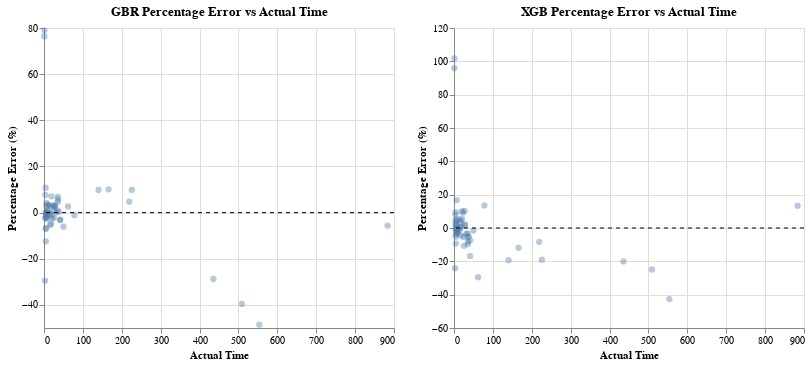

Notebook code for this chart:
### Code cell
base_plot = alt.Chart(df_xgb).mark_circle(size=40, opacity=0.4).encode(
    x=alt.X("actual:Q", title="Actual Time"),
    y=alt.Y("percent_error:Q", title="Percentage Error (%)"),
    tooltip=["actual", "predicted", "percent_error", "circuit_name"]
).properties(
    width=350,
    height=300,
    title="XGB Percentage Error vs Actual Time"
)

zero_line = alt.Chart(pd.DataFrame({"y": [0]})).mark_rule(
    strokeDash=[4,4]
).encode(
    y="y:Q"
)

chart2 = base_plot + zero_line

chart | chart2

### Figure 1 — Vega-Lite specification as saved in the notebook (floating-point values rounded to 4 significant figures)
{"config": {"view": {"continuousWidth": 300, "continuousHeight": 300}}, "hconcat": [{"layer": [{"data": {"name": "data-e961f585888c88acd4b467866df6821d"}, "mark": {"type": "circle", "opacity": 0.4, "size": 40}, "encoding": {"tooltip": [{"field": "actual", "type": "quantitative"}, {"field": "predicted", "type": "quantitative"}, {"field": "percent_error", "type": "quantitative"}, {"field": "circuit_name", "type": "nominal"}], "x": {"field": "actual", "title": "Actual Time", "type": "quantitative"}, "y": {"field": "percent_error", "title": "Percentage Error (%)", "type": "quantitative"}}, "title": "GBR Percentage Error vs Actual Time"}, {"data": {"name": "data-a0a55d106695e8d630baff0f16eee66d"}, "mark": {"type": "rule", "strokeDash": [4, 4]}, "encoding": {"y": {"field": "y", "type": "quantitative"}}}], "height": 300, "width": 350}, {"layer": [{"data": {"name": "data-e3b567553894eeee0aa7a6e92a11936d"}, "mark": {"type": "circle", "opacity": 0.4, "size": 40}, "encoding": {"tooltip": [{"field": "actual", "type": "quantitative"}, {"field": "predicted", "type": "quantitative"}, {"field": "percent_error", "type": "quantitative"}, {"field": "circuit_name", "type": "nominal"}], "x": {"field": "actual", "title": "Actual Time", "type": "quantitative"}, "y": {"field": "percent_error", "title": "Percentage Error (%)", "type": "quantitative"}}, "title": "XGB Percentage Error vs Actual Time"}, {"data": {"name": "data-a0a55d106695e8d630baff0f16eee66d"}, "mark": {"type": "rule", "strokeDash": [4, 4]}, "encoding": {"y": {"field": "y", "type": "quantitative"}}}], "height": 300, "width": 350}], "$schema": "https://vega.github.io/schema/vega-lite/v5.20.1.json", "datasets": {"data-e961f585888c88acd4b467866df6821d": [{"actual": 0.9918, "predicted": 1.75, "circuit": 15, "circuit_name": "grover-v-chain_indep_qiskit_7.qasm", "percent_error": 76.43}, {"actual": 509.0, "predicted": 307.4, "circuit": 3, "circuit_name": "dj_indep_qiskit_130.qasm", "percent_error": -39.6}, {"actual": 78.03, "predicted": 77.17, "circuit": 26, "circuit_name": "qftentangled_indep_qiskit_30.qasm", "percent_error": -1.105}, {"actual": 6.28, "predicted": 6.538, "circuit": 16, "circuit_name": "portfolioqaoa_indep_qiskit_10.qasm", "percent_error": 4.117}, {"actual": 1.139, "predicted": 2.038, "circuit": 13, "circuit_name": "grover-noancilla_indep_qiskit_7.qasm", "percent_error": 78.99}, {"actual": 226.0, "predicted": 248.2, "circuit": 31, "circuit_name": "twolocalrandom_indep_qiskit_30.qasm", "percent_error": 9.854}, {"actual": 4.072, "predicted": 4.51, "circuit": 34, "circuit_name": "wstate_indep_qiskit_15.qasm", "percent_error": 10.76}, {"actual": 27.04, "predicted": 27.69, "circuit": 27, "circuit_name": "qnn_indep_qiskit_20.qasm", "percent_error": 2.405}, {"actual": 8.433, "predicted": 8.209, "circuit": 35, "circuit_name": "wstate_indep_qiskit_30.qasm", "percent_error": -2.653}, {"actual": 219.2, "predicted": 229.6, "circuit": 12, "circuit_name": "grover-noancilla_indep_qiskit_11.qasm", "percent_error": 4.728}, {"actual": 31.99, "predicted": 32.03, "circuit": 6, "circuit_name": "ghz_indep_qiskit_100.qasm", "percent_error": 0.1053}, {"actual": 553.9, "predicted": 284.8, "circuit": 28, "circuit_name": "qpeexact_indep_qiskit_100.qasm", "percent_error": -48.57}, {"actual": 435.8, "predicted": 310.5, "circuit": 3, "circuit_name": "dj_indep_qiskit_130.qasm", "percent_error": -28.76}, {"actual": 166.1, "predicted": 182.8, "circuit": 14, "circuit_name": "grover-v-chain_indep_qiskit_17.qasm", "percent_error": 10.08}, {"actual": 883.5, "predicted": 833.8, "circuit": 22, "circuit_name": "qft_indep_qiskit_130.qasm", "percent_error": -5.63}, {"actual": 35.56, "predicted": 38.02, "circuit": 33, "circuit_name": "wstate_indep_qiskit_130.qasm", "percent_error": 6.919}, {"actual": 16.06, "predicted": 15.2, "circuit": 14, "circuit_name": "grover-v-chain_indep_qiskit_17.qasm", "percent_error": -5.402}, {"actual": 49.92, "predicted": 46.87, "circuit": 27, "circuit_name": "qnn_indep_qiskit_20.qasm", "percent_error": -6.114}, {"actual": 24.4, "predicted": 24.58, "circuit": 11, "circuit_name": "groundstate_large_indep_qiskit_14.qasm", "percent_error": 0.7311}, {"actual": 34.75, "predicted": 35.09, "circuit": 6, "circuit_name": "ghz_indep_qiskit_100.qasm", "percent_error": 0.9909}, {"actual": 3.556, "predicted": 3.83, "circuit": 13, "circuit_name": "grover-noancilla_indep_qiskit_7.qasm", "percent_error": 7.71}, {"actual": 41.9, "predicted": 40.62, "circuit": 7, "circuit_name": "ghz_indep_qiskit_130.qasm", "percent_error": -3.052}, {"actual": 20.73, "predicted": 20.19, "circuit": 24, "circuit_name": "qft_indep_qiskit_30.qasm", "percent_error": -2.588}, {"actual": 5.741, "predicted": 5.647, "circuit": 18, "circuit_name": "portfoliovqe_indep_qiskit_10.qasm", "percent_error": -1.639}, {"actual": 140.2, "predicted": 154.0, "circuit": 5, "circuit_name": "dj_indep_qiskit_30.qasm", "percent_error": 9.821}, {"actual": 37.96, "predicted": 38.05, "circuit": 19, "circuit_name": "portfoliovqe_indep_qiskit_18.qasm", "percent_error": 0.2457}, {"actual": 3.898, "predicted": 3.802, "circuit": 23, "circuit_name": "qft_indep_qiskit_15.qasm", "percent_error": -2.466}, {"actual": 6.514, "predicted": 6.555, "circuit": 13, "circuit_name": "grover-noancilla_indep_qiskit_7.qasm", "percent_error": 0.6339}, {"actual": 28.21, "predicted": 29.1, "circuit": 11, "circuit_name": "groundstate_large_indep_qiskit_14.qasm", "percent_error": 3.154}, {"actual": 25.75, "predicted": 25.19, "circuit": 20, "circuit_name": "pricingcall_indep_qiskit_17.qasm", "percent_error": -2.186}, {"actual": 19.03, "predicted": 20.37, "circuit": 25, "circuit_name": "qftentangled_indep_qiskit_15.qasm", "percent_error": 7.054}, {"actual": 9.905, "predicted": 10.03, "circuit": 11, "circuit_name": "groundstate_large_indep_qiskit_14.qasm", "percent_error": 1.261}, {"actual": 61.88, "predicted": 63.55, "circuit": 17, "circuit_name": "portfolioqaoa_indep_qiskit_17.qasm", "percent_error": 2.697}, {"actual": 4.269, "predicted": 4.266, "circuit": 14, "circuit_name": "grover-v-chain_indep_qiskit_17.qasm", "percent_error": -0.07068}, {"actual": 23.18, "predicted": 23.93, "circuit": 5, "circuit_name": "dj_indep_qiskit_30.qasm", "percent_error": 3.254}, {"actual": 9.581, "predicted": 9.92, "circuit": 9, "circuit_name": "ghz_indep_qiskit_30.qasm", "percent_error": 3.537}, {"actual": 6.355, "predicted": 6.259, "circuit": 2, "circuit_name": "cutbell_n30_k6.qasm", "percent_error": -1.516}, {"actual": 27.38, "predicted": 28.13, "circuit": 4, "circuit_name": "dj_indep_qiskit_15.qasm", "percent_error": 2.738}, {"actual": 35.92, "predicted": 37.6, "circuit": 7, "circuit_name": "ghz_indep_qiskit_130.qasm", "percent_error": 4.688}, {"actual": 3.981, "predicted": 3.894, "circuit": 34, "circuit_name": "wstate_indep_qiskit_15.qasm", "percent_error": -2.181}, {"actual": 4.808, "predicted": 4.468, "circuit": 18, "circuit_name": "portfoliovqe_indep_qiskit_10.qasm", "percent_error": -7.076}, {"actual": 17.87, "predicted": 17.01, "circuit": 25, "circuit_name": "qftentangled_indep_qiskit_15.qasm", "percent_error": -4.829}, {"actual": 5.411, "predicted": 5.371, "circuit": 32, "circuit_name": "vqe_indep_qiskit_16.qasm", "percent_error": -0.7301}, {"actual": 12.06, "predicted": 12.44, "circuit": 16, "circuit_name": "portfolioqaoa_indep_qiskit_10.qasm", "percent_error": 3.142}, {"actual": 4.755, "predicted": 4.437, "circuit": 23, "circuit_name": "qft_indep_qiskit_15.qasm", "percent_error": -6.676}, {"actual": 2.667, "predicted": 1.881, "circuit": 15, "circuit_name": "grover-v-chain_indep_qiskit_7.qasm", "percent_error": -29.48}, {"actual": 20.17, "predicted": 19.98, "circuit": 30, "circuit_name": "shor_15_4_indep_qiskit_18.qasm", "percent_error": -0.9356}, {"actual": 41.1, "predicted": 39.8, "circuit": 17, "circuit_name": "portfolioqaoa_indep_qiskit_17.qasm", "percent_error": -3.155}, {"actual": 17.19, "predicted": 17.68, "circuit": 23, "circuit_name": "qft_indep_qiskit_15.qasm", "percent_error": 2.834}, {"actual": 4.905, "predicted": 4.294, "circuit": 16, "circuit_name": "portfolioqaoa_indep_qiskit_10.qasm", "percent_error": -12.45}, {"actual": 6.155, "predicted": 6.326, "circuit": 10, "circuit_name": "graphstate_indep_qiskit_15.qasm", "percent_error": 2.783}, {"actual": 15.39, "predicted": 15.26, "circuit": 23, "circuit_name": "qft_indep_qiskit_15.qasm", "percent_error": -0.821}, {"actual": 35.56, "predicted": 37.59, "circuit": 7, "circuit_name": "ghz_indep_qiskit_130.qasm", "percent_error": 5.726}, {"actual": 9.649, "predicted": 9.661, "circuit": 35, "circuit_name": "wstate_indep_qiskit_30.qasm", "percent_error": 0.1236}, {"actual": 14.13, "predicted": 14.11, "circuit": 18, "circuit_name": "portfoliovqe_indep_qiskit_10.qasm", "percent_error": -0.1854}], "data-a0a55d106695e8d630baff0f16eee66d": [{"y": 0}], "data-e3b567553894eeee0aa7a6e92a11936d": [{"actual": 0.9918, "predicted": 1.943, "circuit": 15, "circuit_name": "grover-v-chain_indep_qiskit_7.qasm", "percent_error": 95.86}, {"actual": 509.0, "predicted": 382.2, "circuit": 3, "circuit_name": "dj_indep_qiskit_130.qasm", "percent_error": -24.91}, {"actual": 78.03, "predicted": 88.59, "circuit": 26, "circuit_name": "qftentangled_indep_qiskit_30.qasm", "percent_error": 13.53}, {"actual": 6.28, "predicted": 6.531, "circuit": 16, "circuit_name": "portfolioqaoa_indep_qiskit_10.qasm", "percent_error": 4.011}, {"actual": 1.139, "predicted": 2.297, "circuit": 13, "circuit_name": "grover-noancilla_indep_qiskit_7.qasm", "percent_error": 101.7}, {"actual": 226.0, "predicted": 183.0, "circuit": 31, "circuit_name": "twolocalrandom_indep_qiskit_30.qasm", "percent_error": -19.01}, {"actual": 4.072, "predicted": 4.398, "circuit": 34, "circuit_name": "wstate_indep_qiskit_15.qasm", "percent_error": 8.001}, {"actual": 27.04, "predicted": 29.81, "circuit": 27, "circuit_name": "qnn_indep_qiskit_20.qasm", "percent_error": 10.25}, {"actual": 8.433, "predicted": 8.208, "circuit": 35, "circuit_name": "wstate_indep_qiskit_30.qasm", "percent_error": -2.667}, {"actual": 219.2, "predicted": 201.1, "circuit": 12, "circuit_name": "grover-noancilla_indep_qiskit_11.qasm", "percent_error": -8.274}, {"actual": 31.99, "predicted": 30.84, "circuit": 6, "circuit_name": "ghz_indep_qiskit_100.qasm", "percent_error": -3.605}, {"actual": 553.9, "predicted": 317.6, "circuit": 28, "circuit_name": "qpeexact_indep_qiskit_100.qasm", "percent_error": -42.66}, {"actual": 435.8, "predicted": 348.4, "circuit": 3, "circuit_name": "dj_indep_qiskit_130.qasm", "percent_error": -20.06}, {"actual": 166.1, "predicted": 146.3, "circuit": 14, "circuit_name": "grover-v-chain_indep_qiskit_17.qasm", "percent_error": -11.88}, {"actual": 883.5, "predicted": 1001.0, "circuit": 22, "circuit_name": "qft_indep_qiskit_130.qasm", "percent_error": 13.35}, {"actual": 35.56, "predicted": 33.6, "circuit": 33, "circuit_name": "wstate_indep_qiskit_130.qasm", "percent_error": -5.533}, {"actual": 16.06, "predicted": 16.63, "circuit": 14, "circuit_name": "grover-v-chain_indep_qiskit_17.qasm", "percent_error": 3.504}, {"actual": 49.92, "predicted": 49.16, "circuit": 27, "circuit_name": "qnn_indep_qiskit_20.qasm", "percent_error": -1.523}, {"actual": 24.4, "predicted": 23.09, "circuit": 11, "circuit_name": "groundstate_large_indep_qiskit_14.qasm", "percent_error": -5.358}, {"actual": 34.75, "predicted": 33.63, "circuit": 6, "circuit_name": "ghz_indep_qiskit_100.qasm", "percent_error": -3.201}, {"actual": 3.556, "predicted": 3.723, "circuit": 13, "circuit_name": "grover-noancilla_indep_qiskit_7.qasm", "percent_error": 4.698}, {"actual": 41.9, "predicted": 38.8, "circuit": 7, "circuit_name": "ghz_indep_qiskit_130.qasm", "percent_error": -7.401}, {"actual": 20.73, "predicted": 21.85, "circuit": 24, "circuit_name": "qft_indep_qiskit_30.qasm", "percent_error": 5.39}, {"actual": 5.741, "predicted": 5.602, "circuit": 18, "circuit_name": "portfoliovqe_indep_qiskit_10.qasm", "percent_error": -2.42}, {"actual": 140.2, "predicted": 113.1, "circuit": 5, "circuit_name": "dj_indep_qiskit_30.qasm", "percent_error": -19.31}, {"actual": 37.96, "predicted": 36.06, "circuit": 19, "circuit_name": "portfoliovqe_indep_qiskit_18.qasm", "percent_error": -5.004}, {"actual": 3.898, "predicted": 3.976, "circuit": 23, "circuit_name": "qft_indep_qiskit_15.qasm", "percent_error": 1.995}, {"actual": 6.514, "predicted": 7.604, "circuit": 13, "circuit_name": "grover-noancilla_indep_qiskit_7.qasm", "percent_error": 16.74}, {"actual": 28.21, "predicted": 28.69, "circuit": 11, "circuit_name": "groundstate_large_indep_qiskit_14.qasm", "percent_error": 1.718}, {"actual": 25.75, "predicted": 22.99, "circuit": 20, "circuit_name": "pricingcall_indep_qiskit_17.qasm", "percent_error": -10.7}, {"actual": 19.03, "predicted": 19.17, "circuit": 25, "circuit_name": "qftentangled_indep_qiskit_15.qasm", "percent_error": 0.7059}, {"actual": 9.905, "predicted": 9.594, "circuit": 11, "circuit_name": "groundstate_large_indep_qiskit_14.qasm", "percent_error": -3.138}, {"actual": 61.88, "predicted": 43.6, "circuit": 17, "circuit_name": "portfolioqaoa_indep_qiskit_17.qasm", "percent_error": -29.55}, {"actual": 4.269, "predicted": 4.672, "circuit": 14, "circuit_name": "grover-v-chain_indep_qiskit_17.qasm", "percent_error": 9.442}, {"actual": 23.18, "predicted": 25.31, "circuit": 5, "circuit_name": "dj_indep_qiskit_30.qasm", "percent_error": 9.198}, {"actual": 9.581, "predicted": 10.09, "circuit": 9, "circuit_name": "ghz_indep_qiskit_30.qasm", "percent_error": 5.337}, {"actual": 6.355, "predicted": 6.424, "circuit": 2, "circuit_name": "cutbell_n30_k6.qasm", "percent_error": 1.079}, {"actual": 27.38, "predicted": 27.96, "circuit": 4, "circuit_name": "dj_indep_qiskit_15.qasm", "percent_error": 2.093}, {"actual": 35.92, "predicted": 33.0, "circuit": 7, "circuit_name": "ghz_indep_qiskit_130.qasm", "percent_error": -8.131}, {"actual": 3.981, "predicted": 3.95, "circuit": 34, "circuit_name": "wstate_indep_qiskit_15.qasm", "percent_error": -0.7744}, {"actual": 4.808, "predicted": 4.623, "circuit": 18, "circuit_name": "portfoliovqe_indep_qiskit_10.qasm", "percent_error": -3.854}, {"actual": 17.87, "predicted": 17.07, "circuit": 25, "circuit_name": "qftentangled_indep_qiskit_15.qasm", "percent_error": -4.481}, {"actual": 5.411, "predicted": 5.362, "circuit": 32, "circuit_name": "vqe_indep_qiskit_16.qasm", "percent_error": -0.9008}, {"actual": 12.06, "predicted": 11.91, "circuit": 16, "circuit_name": "portfolioqaoa_indep_qiskit_10.qasm", "percent_error": -1.315}, {"actual": 4.755, "predicted": 4.505, "circuit": 23, "circuit_name": "qft_indep_qiskit_15.qasm", "percent_error": -5.246}, {"actual": 2.667, "predicted": 2.025, "circuit": 15, "circuit_name": "grover-v-chain_indep_qiskit_7.qasm", "percent_error": -24.1}, {"actual": 20.17, "predicted": 22.19, "circuit": 30, "circuit_name": "shor_15_4_indep_qiskit_18.qasm", "percent_error": 9.984}, {"actual": 41.1, "predicted": 34.18, "circuit": 17, "circuit_name": "portfolioqaoa_indep_qiskit_17.qasm", "percent_error": -16.84}, {"actual": 17.19, "predicted": 18.0, "circuit": 23, "circuit_name": "qft_indep_qiskit_15.qasm", "percent_error": 4.673}, {"actual": 4.905, "predicted": 4.447, "circuit": 16, "circuit_name": "portfolioqaoa_indep_qiskit_10.qasm", "percent_error": -9.342}, {"actual": 6.155, "predicted": 6.287, "circuit": 10, "circuit_name": "graphstate_indep_qiskit_15.qasm", "percent_error": 2.148}, {"actual": 15.39, "predicted": 15.3, "circuit": 23, "circuit_name": "qft_indep_qiskit_15.qasm", "percent_error": -0.548}, {"actual": 35.56, "predicted": 32.12, "circuit": 7, "circuit_name": "ghz_indep_qiskit_130.qasm", "percent_error": -9.68}, {"actual": 9.649, "predicted": 9.63, "circuit": 35, "circuit_name": "wstate_indep_qiskit_30.qasm", "percent_error": -0.2041}, {"actual": 14.13, "predicted": 14.21, "circuit": 18, "circuit_name": "portfoliovqe_indep_qiskit_10.qasm", "percent_error": 0.5494}]}}
